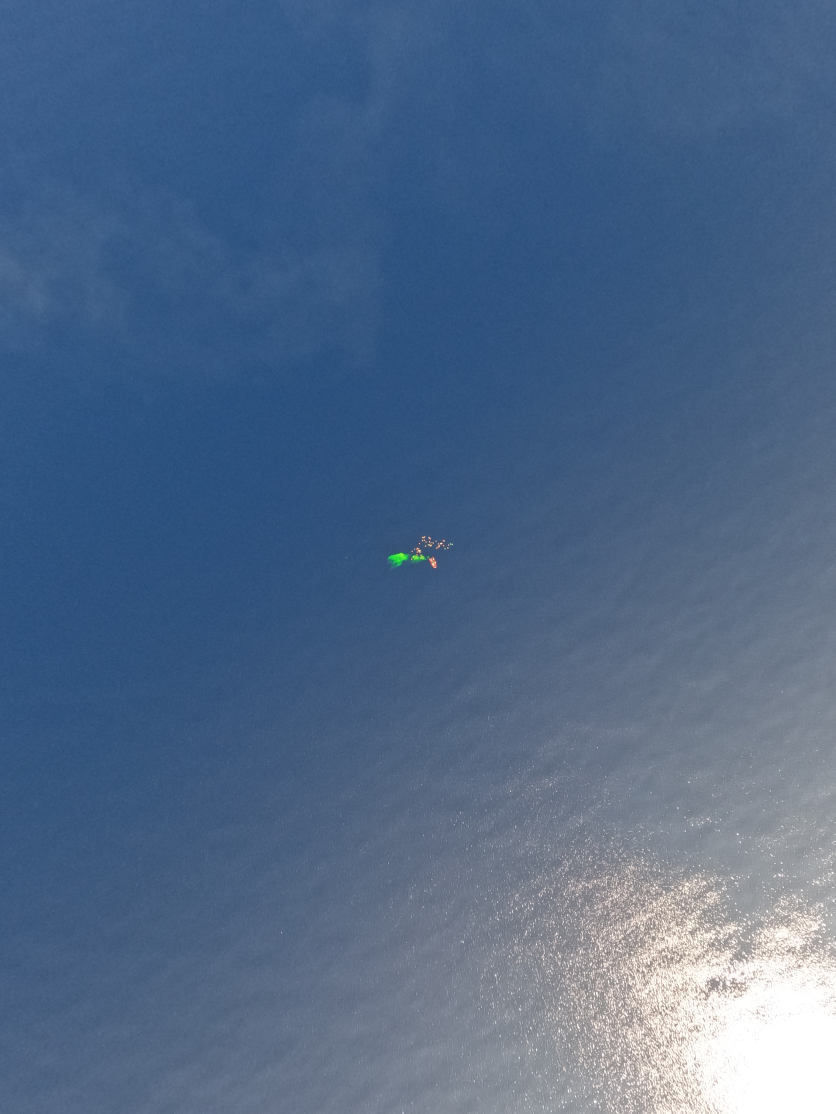
#> input picture G0010740.JPG, 4176 x 5568 px, given as the content of the folder C:/Users/SUHAAS K J/Downloads/QUAD500, which was not available (shown at 1/5 size)
$ python dye_visualisation.py
#> lines starting #> are read from the running program, lines starting #| are printed output that depends on the picture; after the words box and inside, x2 and y2 are one past the last pixel; in counts of white or black regions, pixels touching at a corner belong together; pictures that were not available may be replaced by others from this repository, and a replacement may not be noted
import glob
import os
import cv2
import numpy as np

# ============================================================
# CONFIG
# ============================================================
IMAGE_FOLDER        = r"C:\Users\SUHAAS K J\Downloads\QUAD500"           # ← change to your folder path
VIDEO_PATH          = "dye_evolution.mp4"
VIDEO_FPS           = 5
GREEN_EXCESS_THRESH = 50
PAD                 = 20                  # pixels of padding around tight dye crop

ROI_X, ROI_Y = 1750, 2620
ROI_W, ROI_H = 530, 430

CANVAS_W, CANVAS_H = 800, 600

# ============================================================
# PASS 1 — find the largest tight dye bbox across all frames
#           so canvas zoom stays fixed throughout
# ============================================================
files = sorted(glob.glob(os.path.join(IMAGE_FOLDER, "*.JPG")))
if not files:
    files = sorted(glob.glob(os.path.join(IMAGE_FOLDER, "*.jpg")))

print(f"Found {len(files)} images")
print("Pass 1: finding global dye extent...")

max_w, max_h = 0, 0

for path in files:
    img = cv2.imread(path)
#> img is the input picture: shape (5568, 4176, 3); mean B, G, R 136.4, 104.4, 80.1
    if img is None:
        continue
    crop = img[ROI_Y:ROI_Y+ROI_H, ROI_X:ROI_X+ROI_W]
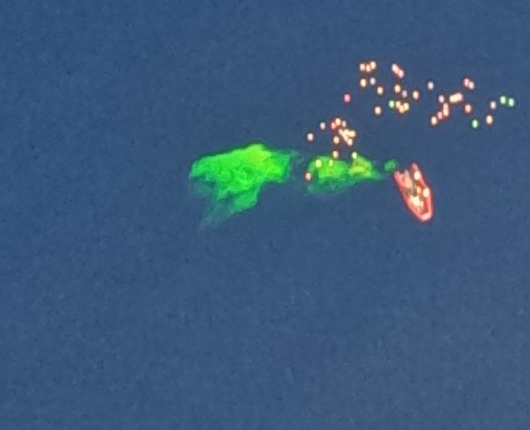
#> crop: shape (430, 530, 3); mean B, G, R 121.5, 89.9, 59.6
    b, g, r = cv2.split(crop)
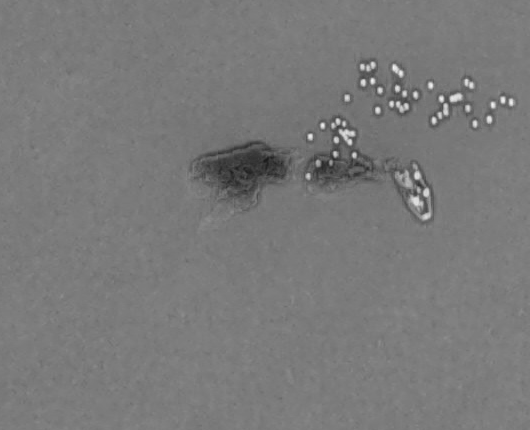
#> b: shape (430, 530); min 27, max 246, mean 121.5
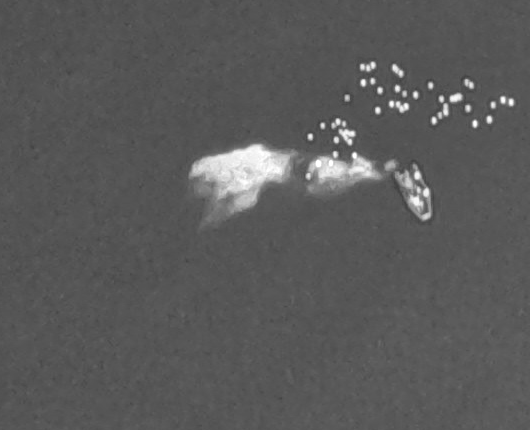
#> g: shape (430, 530); min 64, max 255, mean 89.9
    ge = g.astype(np.int16) - ((r.astype(np.int16) + b.astype(np.int16)) // 2)
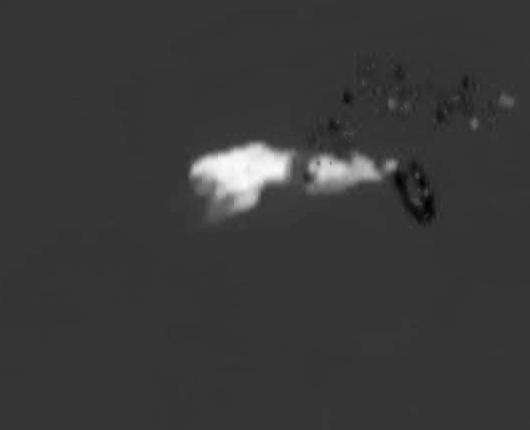
#> ge: shape (430, 530) int16; min -54, max 183, mean -0.3; drawn with min black and max white
    mask = (ge > GREEN_EXCESS_THRESH).astype(np.uint8) * 255
#> mask: shape (430, 530); 2.7% white; 3 white regions, box (x1, y1, x2, y2) and area: (190, 142, 294, 212) 4403, (308, 155, 381, 190) 1724, (386, 161, 396, 171) 79
    k = np.ones((15,15), np.uint8)
    mask = cv2.morphologyEx(mask, cv2.MORPH_OPEN,  k, iterations=2)
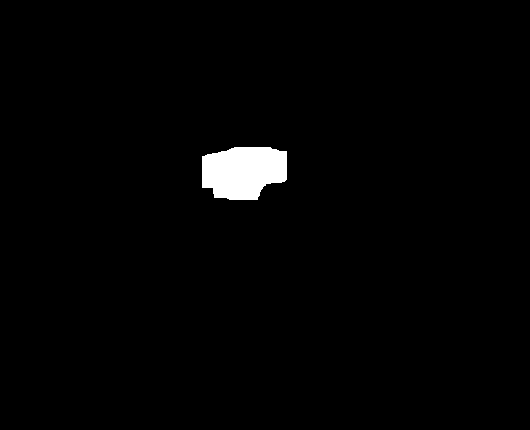
#> mask: shape (430, 530); 1.6% white; 1 white region
    mask = cv2.morphologyEx(mask, cv2.MORPH_CLOSE, k, iterations=2)
    cnts, _ = cv2.findContours(mask, cv2.RETR_EXTERNAL, cv2.CHAIN_APPROX_SIMPLE)
#> cnts = 1 contour; box (x1, y1, x2, y2) and area: (202, 147, 287, 200) 3564
    if cnts:
        c = max(cnts, key=cv2.contourArea)
#> c = contour of 54 points, box (x1, y1, x2, y2) (202, 147, 287, 200), area 3564
        if cv2.contourArea(c) > 500:
            _, _, w, h = cv2.boundingRect(c)
#> w = 85; h = 53
            max_w = max(max_w, w + 2*PAD)
#> max_w = 125
            max_h = max(max_h, h + 2*PAD)
#> max_h = 93

if max_w == 0:
    print("ERROR: no dye found"); exit(1)

print(f"Max dye size across all frames: {max_w} x {max_h} px")
#| Max dye size across all frames: 125 x 93 px

# ============================================================
# PASS 2 — build video
# ============================================================
print(f"Pass 2: building video...")

fourcc = cv2.VideoWriter_fourcc(*"mp4v")
writer = cv2.VideoWriter(VIDEO_PATH, fourcc, VIDEO_FPS, (CANVAS_W, CANVAS_H))

detected = 0
for i, path in enumerate(files):
    filename = os.path.basename(path)
    img = cv2.imread(path)
    if img is None:
        continue

    # Segment dye
    crop = img[ROI_Y:ROI_Y+ROI_H, ROI_X:ROI_X+ROI_W]
    b, g, r = cv2.split(crop)
    ge = g.astype(np.int16) - ((r.astype(np.int16) + b.astype(np.int16)) // 2)
    mask = (ge > GREEN_EXCESS_THRESH).astype(np.uint8) * 255
    k = np.ones((15,15), np.uint8)
    mask = cv2.morphologyEx(mask, cv2.MORPH_OPEN,  k, iterations=2)
    mask = cv2.morphologyEx(mask, cv2.MORPH_CLOSE, k, iterations=2)
    cnts, _ = cv2.findContours(mask, cv2.RETR_EXTERNAL, cv2.CHAIN_APPROX_SIMPLE)

    # Plain dark background
    canvas = np.full((CANVAS_H, CANVAS_W, 3), (25, 18, 10), dtype=np.uint8)

    dye_found = False
    if cnts:
        c = max(cnts, key=cv2.contourArea)
        if cv2.contourArea(c) > 500:
            dye_found = True
            detected += 1
            x, y, w, h = cv2.boundingRect(c)
#> x = 202; y = 147

            # Tight crop around just dye bbox with padding
            x1 = max(0, x - PAD);    y1 = max(0, y - PAD)
#> after `x1 = max(0, x - PAD)`: x1 = 182
#> after `y1 = max(0, y - PAD)`: y1 = 127
            x2 = min(ROI_W, x+w+PAD); y2 = min(ROI_H, y+h+PAD)
#> after `x2 = min(ROI_W, x + w + PAD)`: x2 = 307
#> after `y2 = min(ROI_H, y + h + PAD)`: y2 = 220

            tight_crop = crop[y1:y2, x1:x2].copy()
            tight_mask = mask[y1:y2, x1:x2]
#> tight_mask: shape (93, 125); 31.7% white; 1 white region, box (x1, y1, x2, y2) and area: (20, 20, 105, 73) 3687

            # Zero out everything that is not dye
            dye_only = np.zeros_like(tight_crop)
            dye_only[tight_mask > 0] = tight_crop[tight_mask > 0]
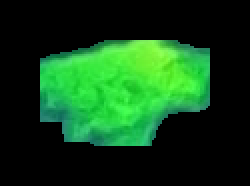
#> dye_only: shape (93, 125, 3) (shown 2 times larger); mean B, G, R 23.5, 64.5, 16.5

            # Scale up to fixed size (max_w x max_h) so zoom is consistent
            scale = min((CANVAS_W - 80) / max_w, (CANVAS_H - 80) / max_h)
#> scale = 5.59
            out_w = int(max_w * scale)
#> out_w = 698
            out_h = int(max_h * scale)
#> out_h = 520

            # Embed dye_only inside a blank frame of size max_w x max_h
            scale = min((CANVAS_W - 80) / max_w,
            (CANVAS_H - 80) / max_h)

            out_w = int((x2 - x1) * scale)
            out_h = int((y2 - y1) * scale)

            resized = cv2.resize(tight_crop, (out_w, out_h),
                                interpolation=cv2.INTER_LINEAR)

            xo = (CANVAS_W - out_w) // 2
#> xo = 51
            yo = (CANVAS_H - out_h) // 2
#> yo = 40

            canvas[yo:yo+out_h, xo:xo+out_w] = resized

    # Text
    cv2.putText(canvas, filename, (12, 24),
                cv2.FONT_HERSHEY_SIMPLEX, 0.55, (180,180,180), 1, cv2.LINE_AA)
    cv2.putText(canvas, f"Frame {i+1}/{len(files)}", (12, CANVAS_H-12),
                cv2.FONT_HERSHEY_SIMPLEX, 0.45, (130,130,130), 1, cv2.LINE_AA)
    label = "DYE DETECTED" if dye_found else "NOT DETECTED"
    color = (40,220,40) if dye_found else (40,40,180)
    cv2.putText(canvas, label, (CANVAS_W-180, 24),
                cv2.FONT_HERSHEY_SIMPLEX, 0.55, color, 1, cv2.LINE_AA)
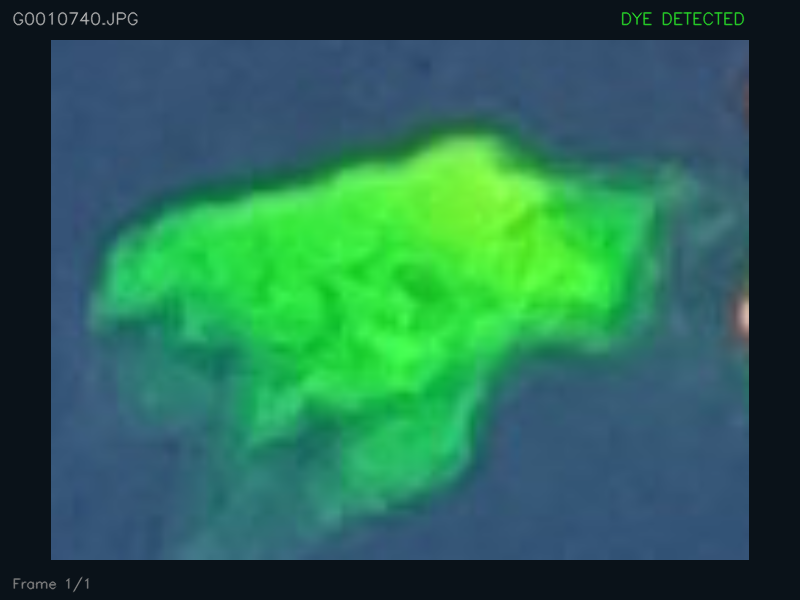
#> canvas: shape (600, 800, 3); mean B, G, R 83.1, 104, 41.9

    writer.write(canvas)
    if (i+1) % 50 == 0:
        print(f"  {i+1}/{len(files)} done...")

writer.release()
print(f"\nVideo saved → {VIDEO_PATH}")
print(f"Dye detected in {detected}/{len(files)} frames")

$ run again, on G0011040.JPG
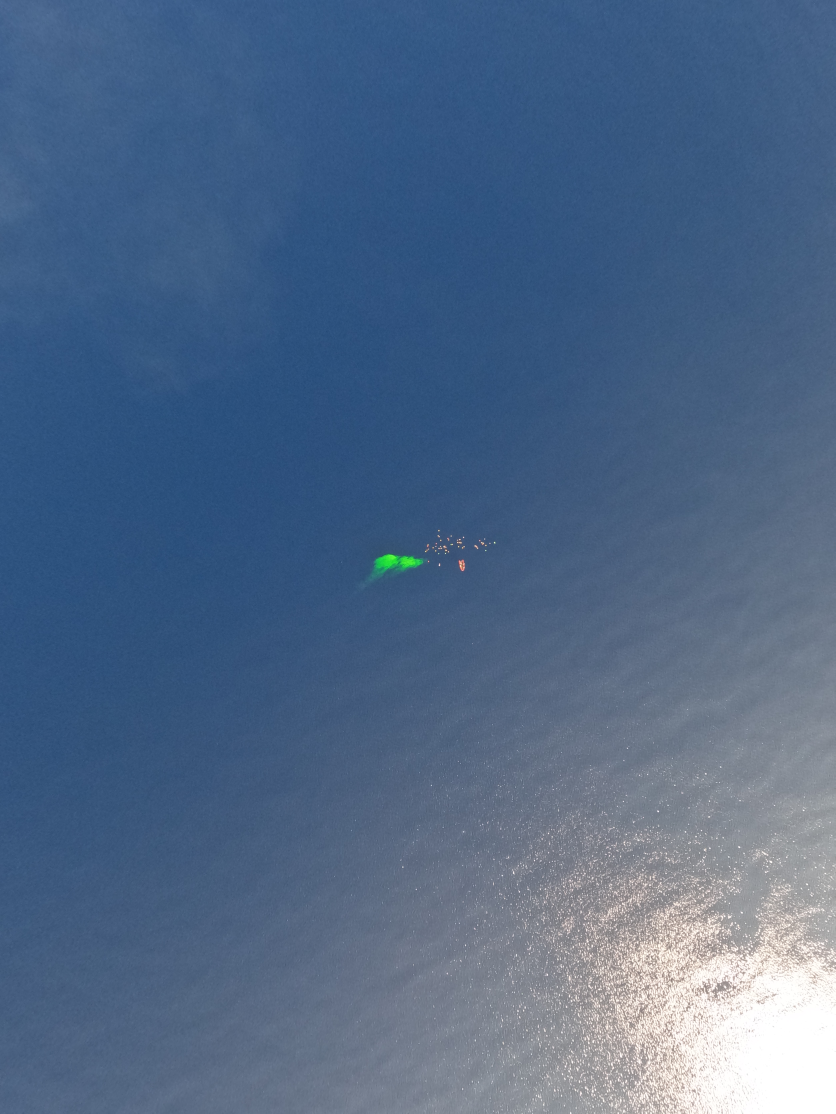
#> input picture G0011040.JPG, 4176 x 5568 px, given as the content of the folder C:/Users/SUHAAS K J/Downloads/QUAD500, which was not available (shown at 1/5 size)
#> img is the input picture: shape (5568, 4176, 3); mean B, G, R 135.3, 103.8, 79.9
#> `mask = cv2.morphologyEx(mask, cv2.MORPH_OPEN,  k, iterations=2)`:
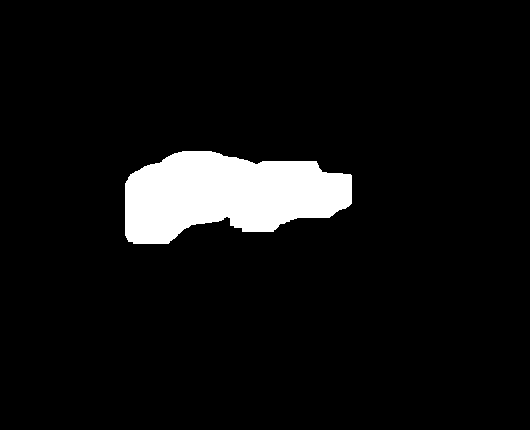
#> mask: shape (430, 530); 6.6% white; 1 white region, box (x1, y1, x2, y2) and area: (125, 151, 352, 244) 14970
#> cnts = 1 contour; box (x1, y1, x2, y2) and area: (125, 151, 352, 244) 14789
#> c = contour of 141 points, box (x1, y1, x2, y2) (125, 151, 352, 244), area 14789
#> w = 227; h = 93
#> max_w = 267
#> max_h = 133
#| Max dye size across all frames: 267 x 133 px
#> x = 125; y = 151
#> x1 = 105
#> y1 = 131
#> x2 = 372
#> y2 = 264
#> tight_mask: shape (133, 267); 42.4% white; 1 white region, box (x1, y1, x2, y2) and area: (20, 20, 247, 113) 15068
#> scale = 2.7
#> out_w = 720
#> out_h = 358
#> xo = 40
#> yo = 121
#> `cv2.putText(canvas, label, (CANVAS_W-180, 24), cv2.FONT_HERSHEY_SIMPLE..`:
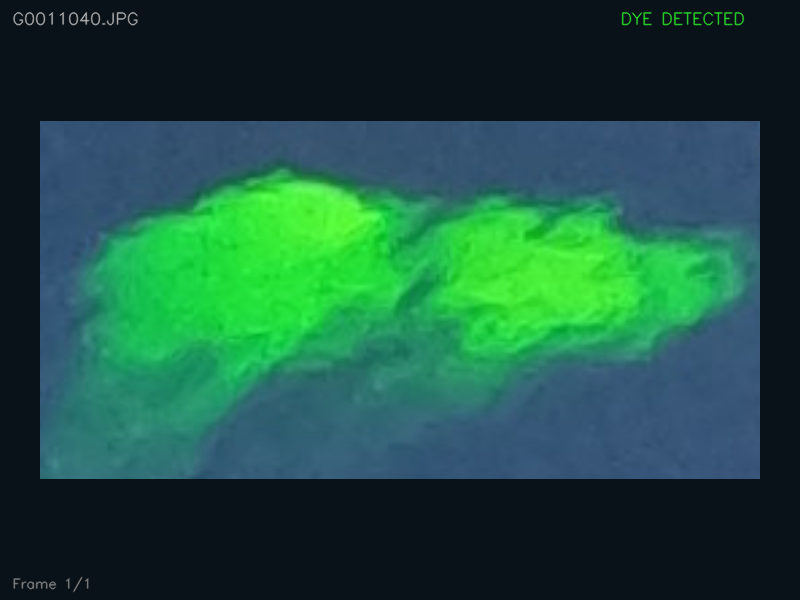
#> canvas: shape (600, 800, 3); mean B, G, R 65.1, 81.2, 30.1
